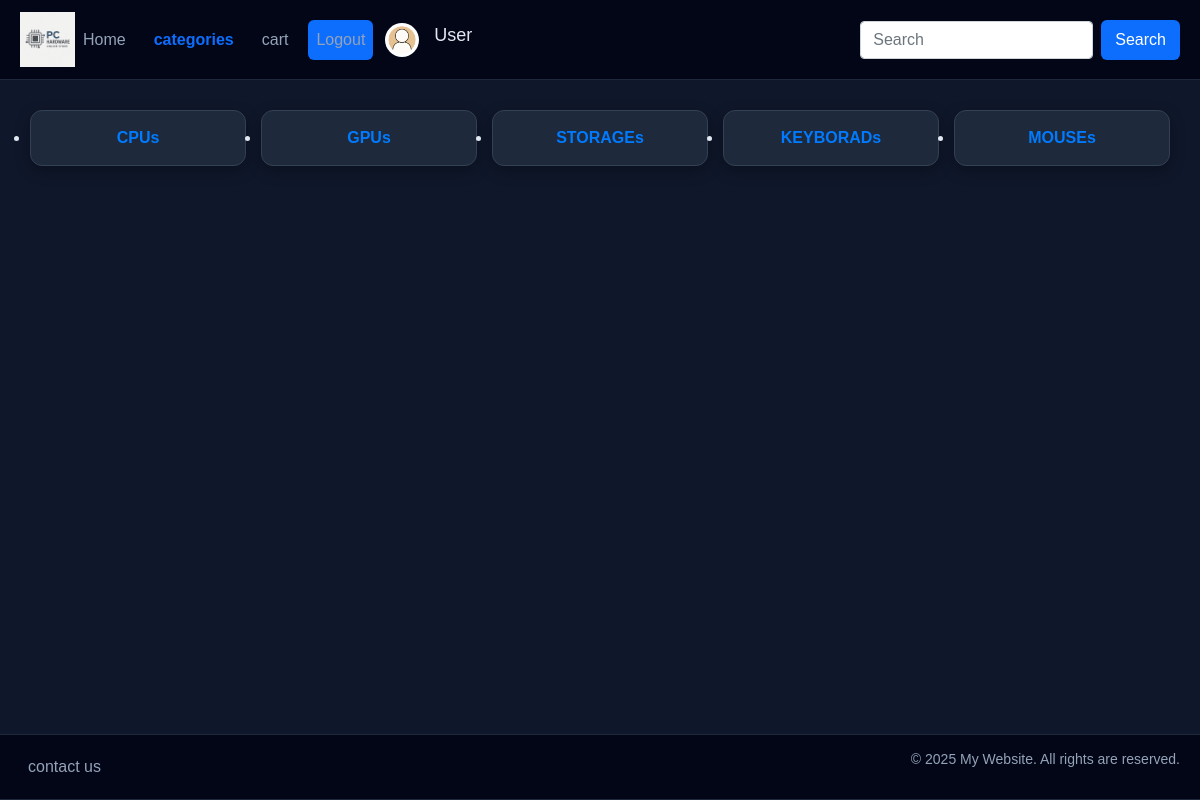
/user/category.php (signed in), run on the app's committed database.
### tables this page shows
CREATE TABLE `categories` (
  `category_id` int(11) NOT NULL,
  `name` varchar(50) NOT NULL
);

### user/category.php (the view, shortened to what this page needs)
<?php
    require("../database/database.php");
?>
<?php
    include("../includes/head.php");
?>
<body>
    <header>
        <?php
            include("../includes/mainHeader.php");
        ?>
    </header>
    <main>
    <ul class="categories">
        <?php
            $sql = "SELECT category_id, name FROM categories ORDER BY category_id";
            $stmt = $pdo->prepare($sql);
            $stmt->execute();
            while($row = $stmt->fetch(PDO::FETCH_ASSOC)):?>
            <li>
                <a href="product.php?cat=<?php echo $row["category_id"]; ?>">
                    <?php echo strtoupper($row["name"]).'s'?>
                </a>
            </li>
        <?php endwhile; ?>
    </ul>
</main>
<?php
    include("../includes/footer.php");
?>
</body>
</html>

### style.css (style rules this page uses)
:root { --main-color: #0d6efd; --bg-color: #0f172a; --card-color: #1e293b; --text-color: #e2e8f0; --muted-text: #94a3b8; --hover-color: #1d4ed8; --border-radius: 10px; }
body { background: var(--bg-color); color: var(--text-color); font-family: Tahoma, Arial, sans-serif; margin: 0; }
.categories { display: grid; grid-template-columns: repeat(auto-fit, minmax(150px, 1fr)); gap: 15px; padding: 30px; }
.categories a { display: block; text-align: center; padding: 15px; background: var(--card-color); border-radius: 12px; border: 1px solid #334155; font-weight: bold; transition: 0.3s; }
.categories a { box-shadow: 0 5px 15px rgba(0,0,0,0.3); }
html, body { height: 100%; }
body { display: flex; flex-direction: column; }
main { flex: 1; }

### data on the page
categories: name "CPU"
categories: name "GPU"
categories: name "STORAGE"
categories: name "KEYBORAD"
categories: name "MOUSE"

### other printed values
$_SESSION["username"] "User"
